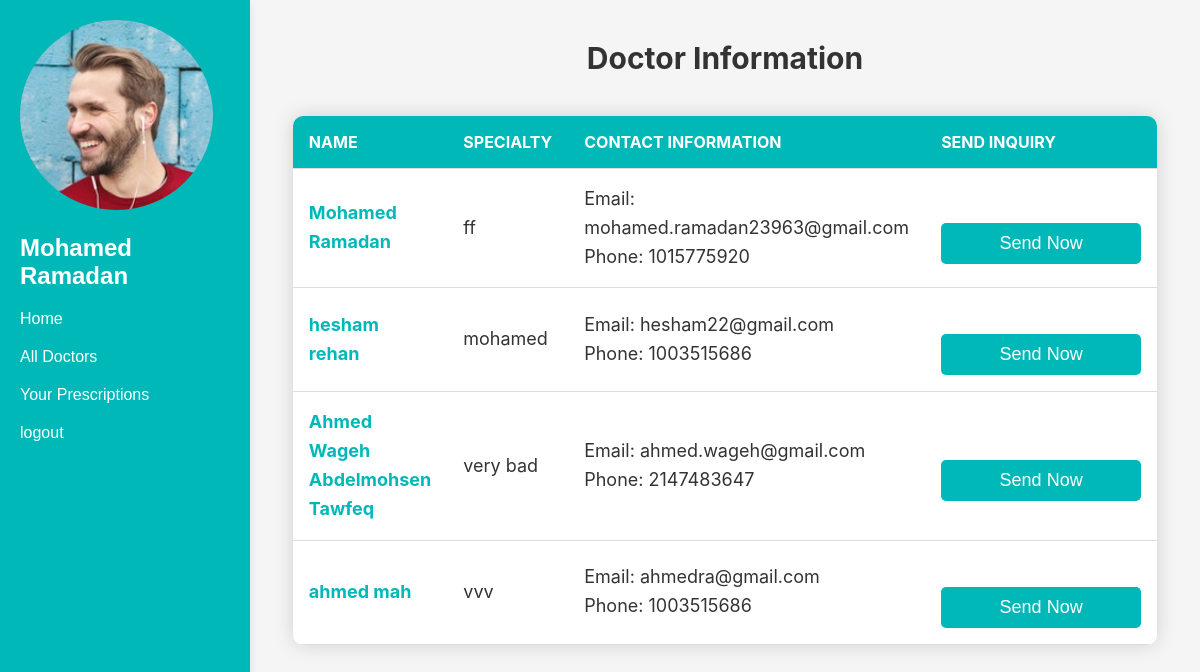
Page /patient/all_doctors.php (signed in) on the committed database.
### tables this page shows
CREATE TABLE `users` (
  `id` int(10) UNSIGNED NOT NULL,
  `name` text NOT NULL,
  `email` text NOT NULL,
  `password` text NOT NULL,
  `role` text NOT NULL,
  `age` int(11) NOT NULL,
  `phone` int(11) NOT NULL,
  `image` text NOT NULL,
  `specialty` text DEFAULT NULL
);

### database/connection_users.php (called while the page is built, shortened)
<?php
function database_get_all_user($id)
{
	$connection = database_connection();
	$stmt = mysqli_prepare($connection, "SELECT * FROM users WHERE `id` = ?");
	mysqli_stmt_bind_param($stmt, "i", $id);
	mysqli_stmt_execute($stmt);
	$result = mysqli_stmt_get_result($stmt);
	$patients = mysqli_fetch_all($result, MYSQLI_ASSOC);
	return $patients;
}

### database/connection_all_doctors.php (called while the page is built, shortened)
<?php
function database_get_doctors()
{
	$connection = database_connection();
	$resutl = mysqli_query($connection, "SELECT * FROM `users` WHERE `role`='doctor'");
	return mysqli_fetch_all($resutl, MYSQLI_ASSOC);
}

### patient/all_doctors.php (the view, shortened to what this page needs)
<?php
require __DIR__ . "/../database/connection_all_doctors.php";
require __DIR__ . "/../database/connection_users.php";
$doctors = database_get_doctors();
if (isset($_SESSION['user_id'])) {
	$user_id = $_SESSION['user_id'];
	$patients = database_get_all_user($user_id);
} else {
	header('location: ../login.php');
}
?>
<!DOCTYPE html>
<html>
<head>
	<link rel="stylesheet" type="text/css" href="../css/all_doctor.css">
	<link rel="stylesheet" type="text/css" href="../css/patient_profile.css">
</head>
<body>
	<div class="menu">
		<div class="doctor-profile">
			<img src="../images/pic-1.png" alt="Doctor Image">
			<h2><?php foreach ($patients as $patient) : ?>
					<h2><?= $patient['name'] ?></h2>
				<?php endforeach; ?>
			</h2>
		</div>
		<ul>
			<li><a href="patient_index.php">Home</a></li>
			<li><a href="all_doctors.php">All Doctors</a></li>
			<li><a href="../prescription/pre_index.html">Your Prescriptions</a></li>
			<li><a href="../logout.php">logout</a></li>
		</ul>
	</div>
	<h1>Doctor Information</h1>
	<table>
		<thead>
			<tr>
				<th>Name</th>
				<th>Specialty</th>
				<th>Contact Information</th>
				<th>Send Inquiry</th>
			</tr>
		</thead>
		<tbody>
			<?php foreach ($doctors as $doctor) : ?>
				<a href="cardiology.html">
					<tr>
						<td><?php echo $doctor['name'] ?></td>
						<td><?php echo $doctor['specialty'] ?></td>
						<td>Email: <?php echo $doctor['email'] ?><br>Phone: <?php echo $doctor['phone'] ?></td>
						<td>
							<button class="inquiry" style="width:200px;">
								<a style="text-decoration:none; color:white" href="../inquiry.php?id=<?php echo $doctor['id']; ?>">
									Send Now
								</a>
							</button>
						</td>
					</tr>
				</a>
			<?php endforeach ?>
		</tbody>
	</table>
</body>
</html>

### css/all_doctor.css (style rules this page uses)
:root { --blue:#00b8b8; --black:#333; --white:#fff; --light-color:#666; --light-bg:#eee; --border:.2rem solid rgba(0,0,0,.1); --box-shadow:0 .5rem 1rem rgba(0,0,0,.1); }
body { font-family: Arial, sans-serif; background-color: #f5f5f5; margin: 0; padding: 0; }
h1 { font-size: 36px; color: var(--blue); text-align: center; margin: 40px 0; }
table { margin: 0 auto; border-collapse: collapse; width: 80%; background-color: white; box-shadow: 0 0 20px rgba(0, 0, 0, 0.15); border-radius: 10px; overflow: hidden; transition: all 0.3s ease; }
th, td { padding: 16px; text-align: left; border-bottom: 1px solid #ddd; }
th { background-color: var(--blue); color: white; font-weight: bold; text-transform: uppercase; }
td { font-size: 18px; color: #333; line-height: 1.6; }
td:first-child { font-weight: bold; color: var(--blue); }
td:last-child { text-align: center; }
button { background-color: var(--blue); color: white; font-size: 18px; border: none; border-radius: 5px; padding: 10px 20px; margin-top: 30px; cursor: pointer; transition: all 0.3s ease; width: 200px; }

### css/patient_profile.css (style rules this page uses)
:root { --blue:#00b8b8; --black:#333; --white:#fff; --light-color:#666; --light-bg:#eee; --border:.2rem solid rgba(0,0,0,.1); --box-shadow:0 .5rem 1rem rgba(0,0,0,.1); }
.menu { width: 250px; height: 100vh; background-color: var(--blue); color: #fff; padding: 20px; box-sizing: border-box; position: fixed; top: 0; left: 0; font-family: Arial, sans-serif; }
img { border-radius: 50%; }
.menu ul { list-style-type: none; padding: 0; }
.menu li { margin-bottom: 10px; }
.menu a { text-decoration: none; color: #fff; font-size: 16px; transition: color 0.2s ease; display: flex; margin-top: 20px; }
.menu { box-shadow: 0px 4px 8px rgba(0, 0, 0, 0.1); }
h1 { font-size: 30px; font-weight: bold; }
h1, h3 { color: #333; }
* { box-sizing: border-box; }
body { margin-left: 250px; padding: 0; border-spacing: 0; font-family: 'Inter', sans-serif; }
:root { --primarycolor: var(--blue); }
*,:after,:before { box-sizing: border-box; }

### rows in the picture
users: name "Mohamed Ramadan", specialty "ff", email "mohamed.ramadan23963@gmail.com", phone "1015775920"
users: name "hesham rehan", specialty "mohamed", email "hesham22@gmail.com", phone "1003515686"
users: name "Ahmed Wageh Abdelmohsen Tawfeq", specialty "very bad", email "ahmed.wageh@gmail.com", phone "2147483647"
users: name "ahmed mah", specialty "vvv", email "ahmedra@gmail.com", phone "1003515686"
